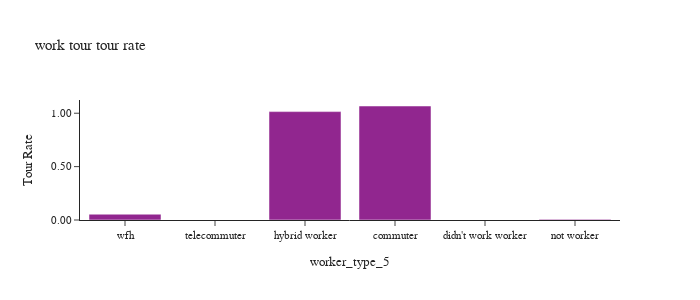

Source (notebook cell):
### Code cell
df_plot = calc_rates(survey_person_day,'wktours')

plot_tour_rate(df_plot, 'wktours', "work tour tour rate")

### Figure 1 — Plotly figure (JSON) as saved in the notebook; plotly's stock layout.template omitted (floating-point values rounded to 4 significant figures)
{"data": [{"alignmentgroup": "True", "customdata": [[771700.0, 722800.0], [0.0, 313000.0], [191200.0, 188300.0], [10740.0, 1708000.0], [0.0, 157300.0], [11840.0, 217600.0]], "hovertemplate": "worker_type_5=%{x}<br>wktours_rate=%{y}<br>wktours_wt=%{customdata[0]}<br>pdexpfac_sum=%{customdata[1]}<extra></extra>", "legendgroup": "", "marker": {"color": "#91268F", "pattern": {"shape": ""}}, "name": "", "offsetgroup": "", "orientation": "v", "showlegend": false, "textposition": "auto", "type": "bar", "x": ["commuter", "didn't work worker", "hybrid worker", "not worker", "telecommuter", "wfh"], "xaxis": "x", "y": [1.068, 0.0, 1.015, 0.006288, 0.0, 0.0544], "yaxis": "y"}], "layout": {"barmode": "group", "font": {"size": 11}, "height": 300, "legend": {"tracegroupgap": 0}, "title": {"text": "work tour tour rate"}, "width": 700, "xaxis": {"anchor": "y", "categoryarray": ["wfh", "telecommuter", "hybrid worker", "commuter", "didn't work worker"], "categoryorder": "array", "domain": [0.0, 1.0], "title": {"text": "worker_type_5"}}, "yaxis": {"anchor": "x", "domain": [0.0, 1.0], "tickformat": ".2f", "title": {"text": "Tour Rate"}}}}
